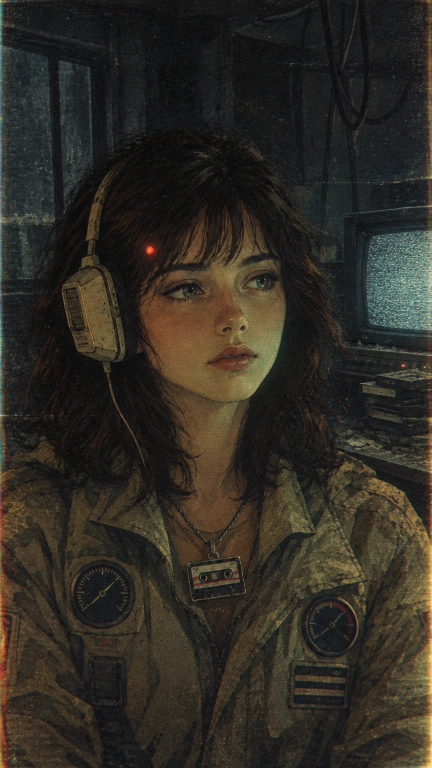
#> input picture production/E01/source/mia_base_A.png, 864 x 1536 px (shown at 1/2 size)
$ python make_animatic_E01.py
#> lines starting #> are read from the running program, lines starting #| are printed output that depends on the picture
#> in main, src_on is the input picture: PIL image 864x1536 RGB; mean R, G, B 47.6, 43.8, 35.7
#!/usr/bin/env python3
"""E01 animatic: the finished timing, built from the approved still (production/E01/source/mia_base_A.png).

It is NOT the final video (the AI clips will replace S2-S6).  It is
  * a timing reference for the AI clips (cuts, push-ins, REC lamp blinks, glitches, CRT power-off), and
  * a fallback "plan B" rough cut made only from the approved still.

Outputs (production/E01/animatic/):
  E01_animatic_clean.mp4     tape look + overlay + temp sound mix
  E01_animatic_labeled.mp4   same, with shot labels burned in (for review)

Needs: Pillow, numpy, ffmpeg.  The overlay and audio must exist (see make_overlay_E01.py / make_audio_E01.py).
Usage: python3 production/tools/make_animatic_E01.py
"""
import os, subprocess, tempfile
import numpy as np
from PIL import Image, ImageDraw, ImageFilter, ImageEnhance

ROOT = os.path.dirname(os.path.dirname(os.path.dirname(os.path.abspath(__file__))))
E01 = f"{ROOT}/production/E01"
OUT = f"{E01}/animatic"
SRC_PATH = f"{E01}/source/mia_base_A.png"
OVERLAY = f"{E01}/overlay/E01_overlay_alpha.webm"
AUDIO = f"{E01}/audio/E01_audio_temp_mix.wav"
LOOK = f"{ROOT}/production/tools/tape_look.sh"

W, H, FPS, DUR = 1080, 1920, 24, 20
NF = FPS * DUR
SW, SH = 864, 1536                       # source size
LAMP = (301.0, 499.6)                    # REC lamp in source pixels  (= 376, 625 in 1080x1920)
LAMP_OUT = (376, 625)

# ---------------------------------------------------------------- cameras
# keyframes: (t, centre_x, centre_y, zoom) in SOURCE pixels; zoom 1 = the whole 864x1536 frame
CAM = {
    "S2": (2.0, 6.0,  [(2.0, 432, 768, 1.000), (6.0, 432, 735, 1.040)]),
    "S3": (6.0, 9.0,  [(6.0, 195, 623, 2.62), (9.0, 195, 612, 2.72)]),          # headset close-up (stand-in)
    "S4": (9.0, 12.0, [(9.0, 712, 699, 2.84), (12.0, 712, 690, 2.92)]),         # CRT / cassettes (stand-in for the deck)
    "S5": (12.0, 16.0, [(12.0, 432, 735, 1.020), (16.0, 420, 735, 1.050)]),
    "S6": (16.0, 20.0, [(16.0, 440, 1160, 2.54), (20.0, 440, 1150, 2.62)]),     # cassette pendant (stand-in for the hand on the deck)
}
LABELS = {"S1": "S1 · BLACK + REC DOT (editor)", "S2": "S2 · CLIP 1 · STILL STAND-IN", "S3": "S3 · CLIP 2 · STAND-IN",
          "S4": "S4 · CLIP 3 · STAND-IN (deck not generated yet)", "S5": "S5 · CLIP 4 · STILL STAND-IN",
          "S6": "S6 · STILL C · STAND-IN", "S7": "S7 · CRT POWER-OFF (editor)"}
SHOT_RANGES = [("S1", 0, 2.0), ("S2", 2.0, 6.0), ("S3", 6.0, 9.0), ("S4", 9.0, 12.0), ("S5", 12.0, 16.0), ("S6", 16.0, 18.5), ("S7", 18.5, 20.0)]

def smooth(x):
    x = max(0.0, min(1.0, x)); return x * x * (3 - 2 * x)

# [7 lines left out: function cam_at, not called in this run]

def view(src, cx, cy, zoom):
    vw = SW / zoom; s = vw / W
    return src.transform((W, H), Image.AFFINE, (s, 0, cx - vw / 2, 0, s, cy - (H * s) / 2), resample=Image.BICUBIC)

# ---------------------------------------------------------------- REC lamp: on in the first 0.8 s of every 1.6 s (same cycle as the overlay)
def lamp_on(t):
    return (t % 1.6) < 0.8

def make_lamp_off(src):
    """paint the lamp out of the still so it can 'blink' (animatic only; the AI clip will blink it for real)"""
    a = np.asarray(src).astype(float); cx, cy = int(LAMP[0]), int(LAMP[1])
    yy, xx = np.mgrid[0:SH, 0:SW]; d = np.hypot(xx - LAMP[0], yy - LAMP[1])
    ring = a[(d > 17) & (d < 24)].mean(axis=0)
    mask = Image.fromarray((np.clip(1 - (d - 8) / 7, 0, 1) * 255).astype("uint8")).filter(ImageFilter.GaussianBlur(2))
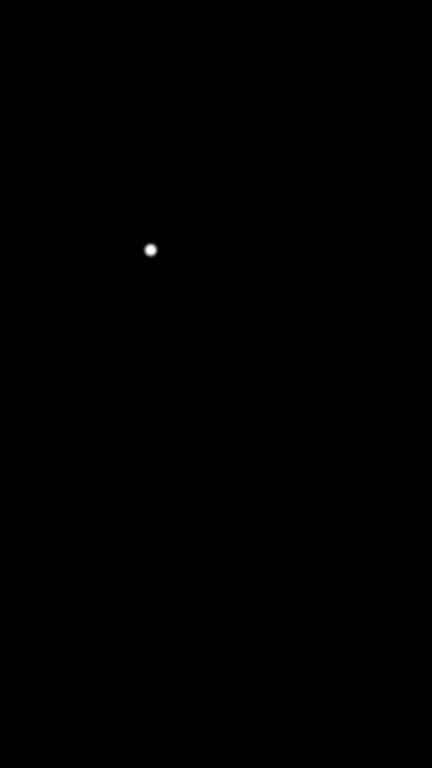
#> mask: PIL image 864x1536 L (shown at 1/2 size); min 0, max 255, mean 0.1
    patch = Image.new("RGB", src.size, tuple(int(v * .9) for v in ring))
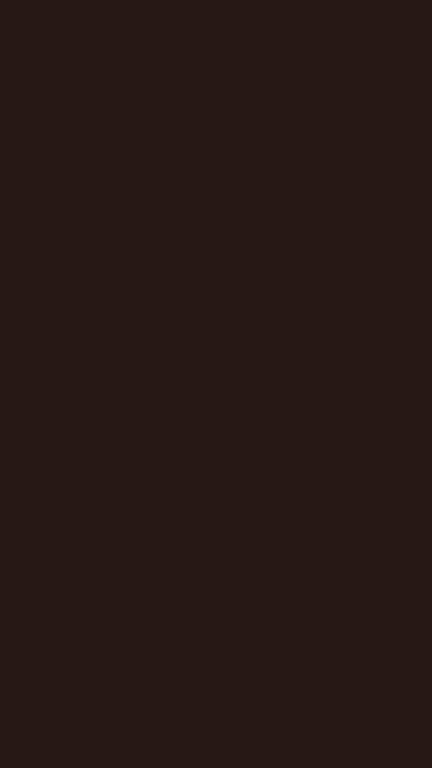
#> patch: PIL image 864x1536 RGB (shown at 1/2 size); mean R, G, B 39, 24, 21
    return Image.composite(patch, src, mask)

# ---------------------------------------------------------------- effects
# [32 lines left out: functions glitch, rec_dot_frame, crt_off, not called in this run]

# ---------------------------------------------------------------- frame renderer
def main():
    os.makedirs(OUT, exist_ok=True)
    src_on = Image.open(SRC_PATH).convert("RGB"); src_off = make_lamp_off(src_on)
    pick = lambda t: src_on if lamp_on(t) else src_off

    def shot_frame(shot, t):
        cx, cy, z = cam_at(shot, t)
        return view(pick(t), cx, cy, z)

    tmp = tempfile.mkdtemp(prefix="e01_anim_")
    raw = f"{tmp}/base_raw.mp4"
#> (the run stopped early here; a loop or call above may not have finished)
